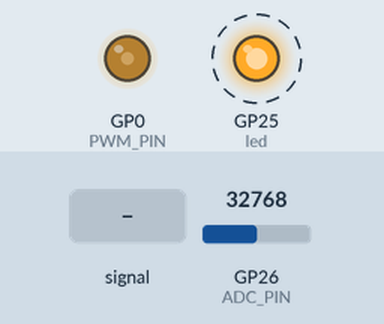
Recording of a program running on a simulated Raspberry Pi Pico running MicroPython. Shown: output pins drawn as LEDs (lit = HIGH). Dashed ring = blinking. Inputs (shaded band) come from the test bench; at power-on: GP26 (ADC_PIN) = 32768 (analog values on the 0–65535 scale). What the program prints to the serial console is not drawn.

Above: at 1.2 s.
1.3 s: GP26 (ADC_PIN) fed a 200 Hz sine of ±5242 counts around its level
At 1.87 s:
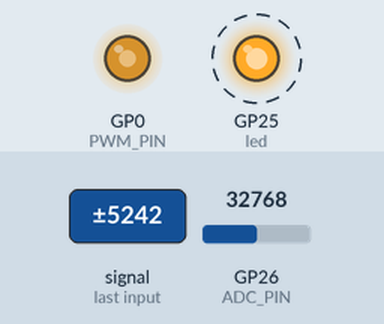
4.3 s: GP26 (ADC_PIN) set to 0
7.3 s: GP26 (ADC_PIN) set to 1655
Timing chart, 0 to 14.9 s (numbered marks = the images above; inputs shaded):
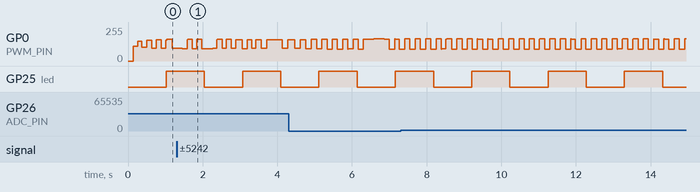

The program:

main.py
```python
"""
🎧 Pico 자립형 단일톤 ANC (MicroPython)
- 노트북 없이 Pico 단독으로 1개 주파수(피드백) 상쇄
- 마이크: GP26(ADC0), 스피커/앰프 입력: GP0 PWM

주의:
- 단일 주파수(기본 200 Hz)용 간이 ANC입니다.
- PWM → RC 필터 → 앰프 입력이 권장됩니다.
- 충분한 성능이 필요하면 RP2040 C/C++ SDK 기반 펌웨어를 고려하세요.
"""

import math
import time
from machine import ADC, PWM, Pin

# =============================
# 설정값
# =============================
SAMPLE_RATE = 8000          # ADC 샘플링 (Hz)
BLOCK_SIZE = 256            # Goertzel 블록 크기
TARGET_FREQ = 200.0         # 상쇄 대상 주파수 (Hz)

PWM_PIN = 0                 # GP0 → 앰프
ADC_PIN = 26                # GP26 → 마이크

MAX_GAIN = 0.3              # PWM 진폭 상한 (0.0~0.5 권장)
MIN_GAIN = 0.02
PHASE_SMOOTH = 0.2          # 위상 보정 스무딩 계수
GAIN_SMOOTH = 0.1           # 게인 보정 스무딩 계수

# =============================
# 하드웨어 초기화
# =============================
adc = ADC(ADC_PIN)
pwm = PWM(Pin(PWM_PIN))
pwm.freq(250_000)           # 고주파 PWM
pwm.duty_u16(32768)         # 중앙 (무음)

# LED 상태 표시 (빌트인)
led = Pin("LED", Pin.OUT)

# =============================
# DDS 파형 발생기
# =============================
SINE_LEN = 256
sine_table = [int(32768 + 32767 * math.sin(2 * math.pi * i / SINE_LEN)) for i in range(SINE_LEN)]

phase_acc = 0.0
phase_step = TARGET_FREQ / 250_000 * SINE_LEN  # PWM 주파수 기준
phase_offset = 0.0
gain = 0.1

def output_pwm():
    global phase_acc
    phase_acc = (phase_acc + phase_step) % SINE_LEN
    idx = int((phase_acc + phase_offset) % SINE_LEN)
    sample = sine_table[idx]
    # 게인 적용 (0~1 스케일)
    centered = sample - 32768
    scaled = int(32768 + centered * gain)
    scaled = max(0, min(65535, scaled))
    pwm.duty_u16(scaled)

# =============================
# Goertzel 계산
# =============================
def goertzel(samples, target_freq, sample_rate):
    k = int(0.5 + (BLOCK_SIZE * target_freq) / sample_rate)
    omega = (2.0 * math.pi * k) / BLOCK_SIZE
    coeff = 2.0 * math.cos(omega)
    q0 = q1 = q2 = 0.0
    for s in samples:
        q0 = coeff * q1 - q2 + s
        q2 = q1
        q1 = q0
    real_part = q1 - q2 * math.cos(omega)
    imag_part = q2 * math.sin(omega)
    magnitude = math.sqrt(real_part * real_part + imag_part * imag_part) / len(samples)
    phase = math.atan2(imag_part, real_part)
    return magnitude, phase

# =============================
# 메인 루프
# =============================
def main():
    global phase_offset, gain

    print("🎧 Pico standalone ANC start")
    print(f"TARGET={TARGET_FREQ}Hz  SAMPLE_RATE={SAMPLE_RATE}  BLOCK={BLOCK_SIZE}")

    sample_interval_us = int(1_000_000 / SAMPLE_RATE)
    buf = [0] * BLOCK_SIZE
    led_timer = time.ticks_ms()

    while True:
        # 1) 샘플 수집
        for i in range(BLOCK_SIZE):
            t0 = time.ticks_us()
            raw = adc.read_u16()
            buf[i] = raw - 32768  # center
            output_pwm()          # DDS 업데이트
            # 타이밍 보정
            elapsed = time.ticks_diff(time.ticks_us(), t0)
            if elapsed < sample_interval_us:
                time.sleep_us(sample_interval_us - elapsed)

        # 2) 대상 주파수 성분 분석 (마이크)
        mag, phase = goertzel(buf, TARGET_FREQ, SAMPLE_RATE)

        # 3) 위상/게인 보정 (피드백 기반 단일톤)
        # 목표: 마이크에서 본 대상 성분을 180도 반대로 출력
        desired_phase = (phase + math.pi) % (2 * math.pi)
        # 현재 오프셋을 desired 쪽으로 스무딩
        phase_diff = (desired_phase - (phase_offset * (2 * math.pi / SINE_LEN)))
        # wrap to [-pi, pi]
        while phase_diff > math.pi:
            phase_diff -= 2 * math.pi
        while phase_diff < -math.pi:
            phase_diff += 2 * math.pi
        phase_offset += (phase_diff * PHASE_SMOOTH) * (SINE_LEN / (2 * math.pi))
        phase_offset %= SINE_LEN

        # 게인 추정: 마이크 크기 반비례로 조정 (간이)
        target_gain = max(MIN_GAIN, min(MAX_GAIN, 0.05 / (mag / 1000 + 1e-6)))
        gain = gain * (1 - GAIN_SMOOTH) + target_gain * GAIN_SMOOTH

        # 4) 모니터링 로그 (1초 간격)
        if time.ticks_diff(time.ticks_ms(), led_timer) > 1000:
            led.toggle()
            led_timer = time.ticks_ms()
            rms = math.sqrt(sum(x * x for x in buf) / len(buf))
            print("mag={:.1f}  phase={:.2f}  gain={:.3f}  rms={:.1f}".format(
                mag, phase, gain, rms
            ))


if __name__ == "__main__":
    main()
```

Measured:
- by itself, GP25 (led): alternates HIGH for 1.0 s and LOW for 1.0 s
